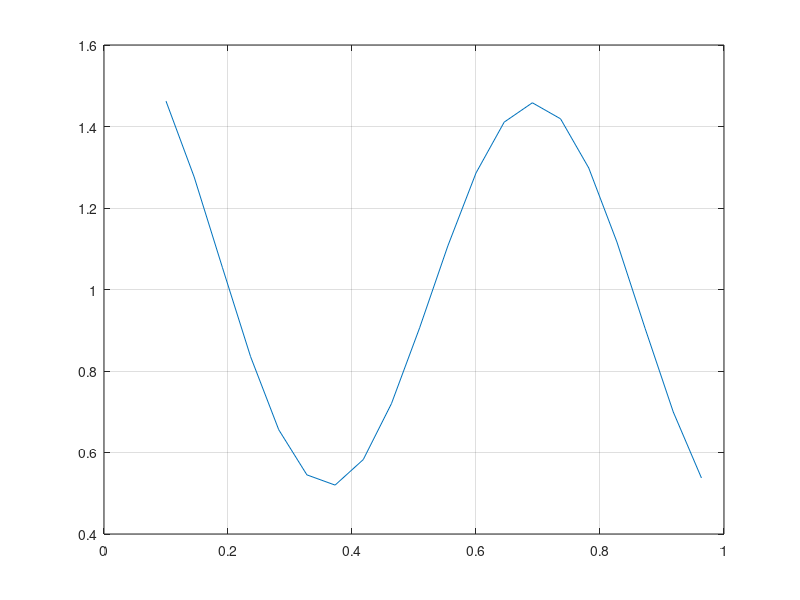

This chart was generated by the following MATLAB code:
close all
clear
clc

% 1. Duomenu paruosimas
x1 = [0.1:1/22:1];
x2 = [0.1:1/22:1];
d =  (1 + 0.6*cos(2*pi*x1/0.7)) + 0.3*sin(2*pi*x2)./2;
figure(1), plot(x1, d), grid on;

% 2. Pasirinkti struktūrą
% pirmo (paslėptojo) sluoksnio ryšių svoriai
w11_1 = randn(1);
w21_1 = randn(1);
w31_1 = randn(1);
w41_1 = randn(1);
b1_1 = randn(1);
b2_1 = randn(1);
b3_1 = randn(1);
b4_1 = randn(1);

% antro sluoksnio(išėjimo) ryšių svoriai
w11_2 = randn(1);
w12_2 = randn(1);
w13_2 = randn(1);
w14_2 = randn(1);
b1_2 = randn(1);
